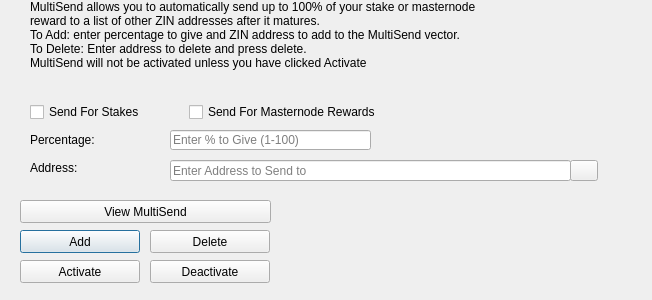
<?xml version="1.0" encoding="UTF-8"?>
<ui version="4.0">
 <class>MultiSendDialog</class>
 <widget class="QDialog" name="MultiSendDialog">
  <property name="windowModality">
   <enum>Qt::NonModal</enum>
  </property>
  <property name="geometry">
   <rect>
    <x>0</x>
    <y>0</y>
    <width>652</width>
    <height>300</height>
   </rect>
  </property>
  <property name="windowTitle">
   <string>MultiSend</string>
  </property>
  <widget class="QLineEdit" name="multiSendPercentEdit">
   <property name="geometry">
    <rect>
     <x>170</x>
     <y>130</y>
     <width>201</width>
     <height>20</height>
    </rect>
   </property>
   <property name="toolTip">
    <string>Enter whole numbers 1 - 100</string>
   </property>
   <property name="placeholderText">
    <string>Enter % to Give (1-100)</string>
   </property>
  </widget>
  <widget class="QLineEdit" name="multiSendAddressEdit">
   <property name="geometry">
    <rect>
     <x>170</x>
     <y>160</y>
     <width>401</width>
     <height>21</height>
    </rect>
   </property>
   <property name="toolTip">
    <string/>
   </property>
   <property name="placeholderText">
    <string>Enter Address to Send to</string>
   </property>
  </widget>
  <widget class="QLabel" name="label_2">
   <property name="geometry">
    <rect>
     <x>30</x>
     <y>0</y>
     <width>451</width>
     <height>121</height>
    </rect>
   </property>
   <property name="lineWidth">
    <number>1</number>
   </property>
   <property name="text">
    <string>MultiSend allows you to automatically send up to 100% of your stake or masternode reward to a list of other ZIN addresses after it matures.
To Add: enter percentage to give and ZIN address to add to the MultiSend vector.
To Delete: Enter address to delete and press delete.
MultiSend will not be activated unless you have clicked Activate</string>
   </property>
   <property name="alignment">
    <set>Qt::AlignLeading|Qt::AlignLeft|Qt::AlignTop</set>
   </property>
   <property name="wordWrap">
    <bool>true</bool>
   </property>
  </widget>
  <widget class="QLabel" name="message">
   <property name="geometry">
    <rect>
     <x>290</x>
     <y>200</y>
     <width>351</width>
     <height>91</height>
    </rect>
   </property>
   <property name="text">
    <string/>
   </property>
  </widget>
  <widget class="QPushButton" name="addButton">
   <property name="geometry">
    <rect>
     <x>20</x>
     <y>230</y>
     <width>120</width>
     <height>23</height>
    </rect>
   </property>
   <property name="toolTip">
    <string/>
   </property>
   <property name="statusTip">
    <string>Add to MultiSend Vector</string>
   </property>
   <property name="text">
    <string>Add</string>
   </property>
  </widget>
  <widget class="QPushButton" name="disableButton">
   <property name="geometry">
    <rect>
     <x>150</x>
     <y>260</y>
     <width>120</width>
     <height>23</height>
    </rect>
   </property>
   <property name="statusTip">
    <string>Deactivate MultiSend</string>
   </property>
   <property name="text">
    <string>Deactivate</string>
   </property>
  </widget>
  <widget class="QPushButton" name="addressBookButton">
   <property name="geometry">
    <rect>
     <x>570</x>
     <y>160</y>
     <width>28</width>
     <height>21</height>
    </rect>
   </property>
   <property name="toolTip">
    <string>Choose an address from the address book</string>
   </property>
   <property name="text">
    <string/>
   </property>
   <property name="icon">
    <iconset resource="../zinni.qrc">
     <normaloff>:/icons/address-book</normaloff>:/icons/address-book</iconset>
   </property>
   <property name="shortcut">
    <string>Alt+A</string>
   </property>
   <property name="autoDefault">
    <bool>false</bool>
   </property>
  </widget>
  <widget class="QLabel" name="label">
   <property name="geometry">
    <rect>
     <x>30</x>
     <y>130</y>
     <width>121</width>
     <height>20</height>
    </rect>
   </property>
   <property name="toolTip">
    <string>Percentage of stake to send</string>
   </property>
   <property name="text">
    <string>Percentage:</string>
   </property>
  </widget>
  <widget class="QLabel" name="label_5">
   <property name="geometry">
    <rect>
     <x>30</x>
     <y>160</y>
     <width>111</width>
     <height>16</height>
    </rect>
   </property>
   <property name="toolTip">
    <string>Address to send portion of stake to</string>
   </property>
   <property name="text">
    <string>Address:</string>
   </property>
  </widget>
  <widget class="QPushButton" name="deleteButton">
   <property name="geometry">
    <rect>
     <x>150</x>
     <y>230</y>
     <width>120</width>
     <height>23</height>
    </rect>
   </property>
   <property name="toolTip">
    <string/>
   </property>
   <property name="statusTip">
    <string>Delete Address From MultiSend Vector</string>
   </property>
   <property name="text">
    <string>Delete</string>
   </property>
  </widget>
  <widget class="QPushButton" name="activateButton">
   <property name="geometry">
    <rect>
     <x>20</x>
     <y>260</y>
     <width>120</width>
     <height>23</height>
    </rect>
   </property>
   <property name="statusTip">
    <string>Activate MultiSend</string>
   </property>
   <property name="text">
    <string>Activate</string>
   </property>
  </widget>
  <widget class="QPushButton" name="viewButton">
   <property name="geometry">
    <rect>
     <x>20</x>
     <y>200</y>
     <width>251</width>
     <height>23</height>
    </rect>
   </property>
   <property name="toolTip">
    <string/>
   </property>
   <property name="statusTip">
    <string>View MultiSend Vector</string>
   </property>
   <property name="text">
    <string>View MultiSend</string>
   </property>
  </widget>
  <widget class="QWidget" name="horizontalLayoutWidget">
   <property name="geometry">
    <rect>
     <x>30</x>
     <y>100</y>
     <width>351</width>
     <height>24</height>
    </rect>
   </property>
   <layout class="QHBoxLayout" name="horizontalLayout">
    <item>
     <widget class="QCheckBox" name="multiSendStakeCheckBox">
      <property name="text">
       <string>Send For Stakes</string>
      </property>
     </widget>
    </item>
    <item>
     <widget class="QCheckBox" name="multiSendMasternodeCheckBox">
      <property name="text">
       <string>Send For Masternode Rewards</string>
      </property>
     </widget>
    </item>
   </layout>
  </widget>
 </widget>
 <resources>
  <include location="../zinni.qrc"/>
 </resources>
 <connections/>
</ui>
